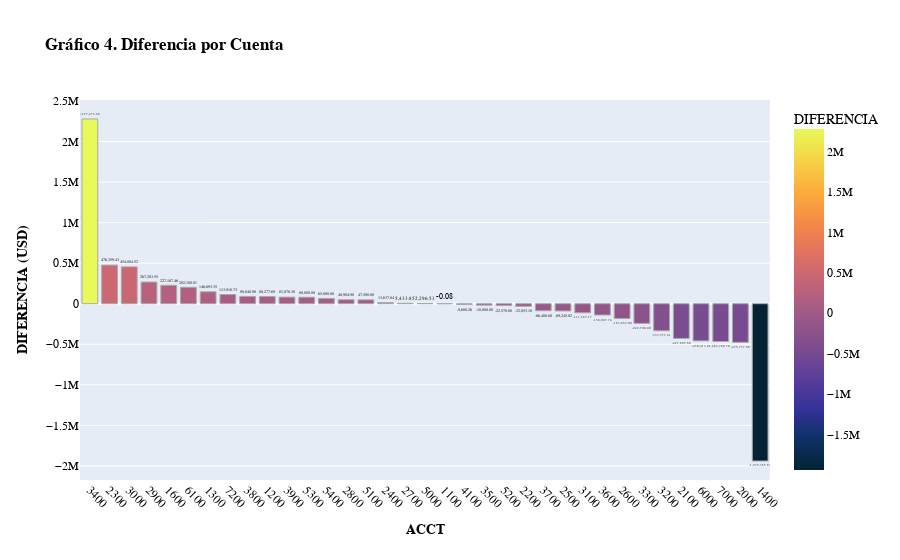

Write notebook code for a chart like this one.
### Markdown cell above
## **

### Code cell
df_plot = final_cost_report[final_cost_report['REF'].isin(['Cuenta General'])].copy() # Crea un gráfico de barras para mostrar las diferencias (presupuesto vs gasto) por cuenta general

df_plot = df_plot.sort_values('VARIANCE', ascending=False)
fig = px.bar(
    df_plot,
    x='ACCT',
    y='VARIANCE',
    color='VARIANCE',
    color_continuous_scale='thermal',
    title='<b>Gráfico 4. Diferencia por Cuenta </b>',
    labels={'VARIANCE': 'DIFERENCIA(USD)', 'ACCT': 'ACCT'},
    hover_data=['BUDGET', 'COST TO DATE', 'REF'],
    text='VARIANCE',
)
fig.update_layout(
    font=dict(family='Arial', size=12, color='black'),
    xaxis=dict(title='<b>ACCT</b>', tickangle=45),
    yaxis=dict(title='<b>DIFERENCIA (USD)</b>'),
    hoverlabel=dict(bgcolor='white', font_size=12),
    coloraxis_colorbar=dict(title='DIFERENCIA'), # Ajusta diseño: títulos, colores y formato del eje para mejorar legibilidad
)
fig.update_traces(
    texttemplate='%{text:,.2f}',
    textposition='outside',
    marker=dict(line=dict(color='darkgray', width=1)),
)

fig.show()

### Figure 1 — Plotly figure (JSON) as saved in the notebook; plotly's stock layout.template omitted (floating-point values rounded to 4 significant figures)
{"data": [{"alignmentgroup": "True", "customdata": [[15000000.0, 12720000.0, "Cuenta General"], [1427550, 951200.0, "Cuenta General"], [1624000.0, 1170000.0, "Cuenta General"], [630400.0, 363200.0, "Cuenta General"], [1416000.0, 1189000.0, "Cuenta General"], [1452000.0, 1250000.0, "Cuenta General"], [2811000.0, 2664000.0, "Cuenta General"], [1485676, 1372000.0, "Cuenta General"], [747000.0, 657000.0, "Cuenta General"], [9449620, 9361000.0, "Cuenta General"], [5965000.0, 5884000.0, "Cuenta General"], [80000, 0, "Cuenta General"], [100000, 35000, "Cuenta General"], [1208200, 1159000.0, "Cuenta General"], [2206500, 2159000, "Cuenta General"], [5268025, 5254000.0, "Cuenta General"], [2972500, 2967000.0, "Cuenta General"], [4891000.0, 4889000.0, "Cuenta General"], [10065000, 10070000.0, "Cuenta General"], [1452000.0, 1462000.0, "Cuenta General"], [281000, 299000, "Cuenta General"], [1843600, 1866170, "Cuenta General"], [1825740, 1858000.0, "Cuenta General"], [810000, 896400, "Cuenta General"], [1009000, 1098000.0, "Cuenta General"], [11480000.0, 11600000.0, "Cuenta General"], [7591000.0, 7730000.0, "Cuenta General"], [1115250, 1298282, "Cuenta General"], [165500, 408200, "Cuenta General"], [1139000, 1473000.0, "Cuenta General"], [1614000, 2042000.0, "Cuenta General"], [3833200, 4292000.0, "Cuenta General"], [13500000.0, 12900000.0, "Cuenta General"], [6668300, 7144000.0, "Cuenta General"], [11960000.0, 13900000.0, "Cuenta General"]], "hovertemplate": "ACCT=%{x}<br>DIFERENCIA(USD)=%{marker.color}<br>BUDGET=%{customdata[0]}<br>COST TO DATE=%{customdata[1]}<br>REF=%{customdata[2]}<extra></extra>", "legendgroup": "", "marker": {"color": [2277000.0, 476400.0, 454100.0, 267200.0, 227200.0, 202100.0, 146700.0, 113900.0, 90040.0, 88280.0, 81080.0, 80000, 65000, 48900.0, 47500, 13640.0, 5434.0, 2297.0, -0.08, -9608.0, -18000, -22570, -32050.0, -86400, -89250.0, -111500.0, -139000.0, -183032, -242700, -333600.0, -427900.0, -458400.0, -465800.0, -475800.0, -1939000.0], "coloraxis": "coloraxis", "line": {"color": "darkgray", "width": 1}, "pattern": {"shape": ""}}, "name": "", "offsetgroup": "", "orientation": "v", "showlegend": false, "text": [2277000.0, 476400.0, 454100.0, 267200.0, 227200.0, 202100.0, 146700.0, 113900.0, 90040.0, 88280.0, 81080.0, 80000, 65000, 48900.0, 47500, 13640.0, 5434.0, 2297.0, -0.08, -9608.0, -18000, -22570, -32050.0, -86400, -89250.0, -111500.0, -139000.0, -183032, -242700, -333600.0, -427900.0, -458400.0, -465800.0, -475800.0, -1939000.0], "textposition": "outside", "texttemplate": "%{text:,.2f}", "type": "bar", "x": ["3400", "2300", "3000", "2900", "1600", "6100", "1300", "7200", "3800", "1200", "3900", "5300", "5400", "2800", "5100", "2400", "2700", "5000", "1100", "4100", "3500", "5200", "2200", "3700", "2500", "3100", "3600", "2600", "3300", "3200", "2100", "6000", "7000", "2000", "1400"], "xaxis": "x", "y": [2277000.0, 476400.0, 454100.0, 267200.0, 227200.0, 202100.0, 146700.0, 113900.0, 90040.0, 88280.0, 81080.0, 80000, 65000, 48900.0, 47500, 13640.0, 5434.0, 2297.0, -0.08, -9608.0, -18000, -22570, -32050.0, -86400, -89250.0, -111500.0, -139000.0, -183032, -242700, -333600.0, -427900.0, -458400.0, -465800.0, -475800.0, -1939000.0], "yaxis": "y"}], "layout": {"autosize": true, "barmode": "relative", "coloraxis": {"colorbar": {"title": {"text": "DIFERENCIA"}}, "colorscale": [[0, "rgb(3, 35, 51)"], [0.09091, "rgb(13, 48, 100)"], [0.1818, "rgb(53, 50, 155)"], [0.2727, "rgb(93, 62, 153)"], [0.3636, "rgb(126, 77, 143)"], [0.4545, "rgb(158, 89, 135)"], [0.5455, "rgb(193, 100, 121)"], [0.6364, "rgb(225, 113, 97)"], [0.7273, "rgb(246, 139, 69)"], [0.8182, "rgb(251, 173, 60)"], [0.9091, "rgb(246, 211, 70)"], [1, "rgb(231, 250, 90)"]]}, "font": {"color": "black", "family": "Arial", "size": 12}, "hoverlabel": {"bgcolor": "white", "font": {"size": 12}}, "legend": {"tracegroupgap": 0}, "title": {"text": "<b>Gráfico 4. Diferencia por Cuenta </b>"}, "xaxis": {"anchor": "y", "autorange": true, "domain": [0, 1], "range": [-0.5, 34.5], "tickangle": 45, "title": {"text": "<b>ACCT</b>"}, "type": "category"}, "yaxis": {"anchor": "x", "autorange": true, "domain": [0, 1], "range": [-2174000.0, 2512000.0], "title": {"text": "<b>DIFERENCIA (USD)</b>"}, "type": "linear"}}}
